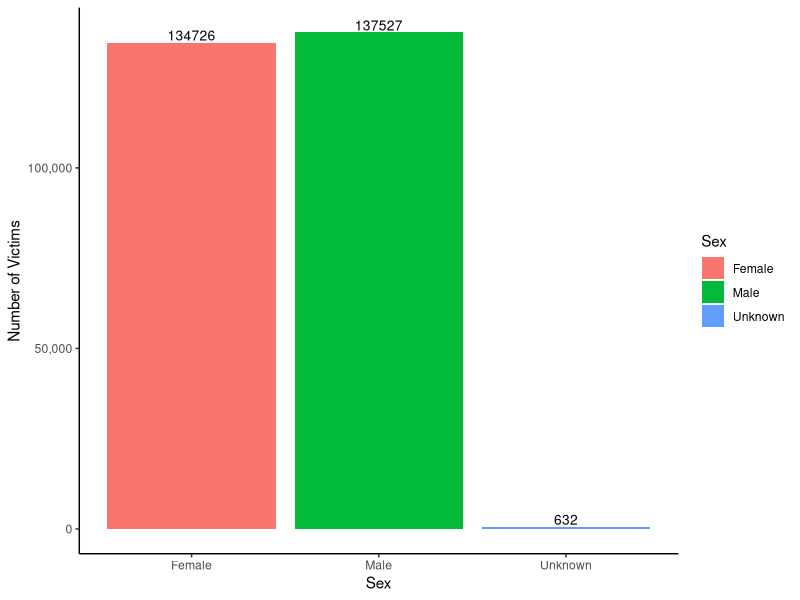
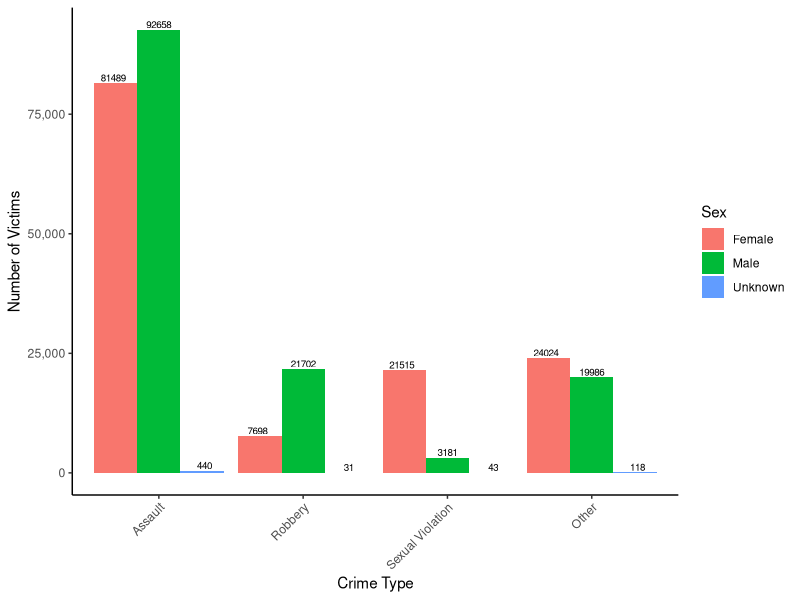
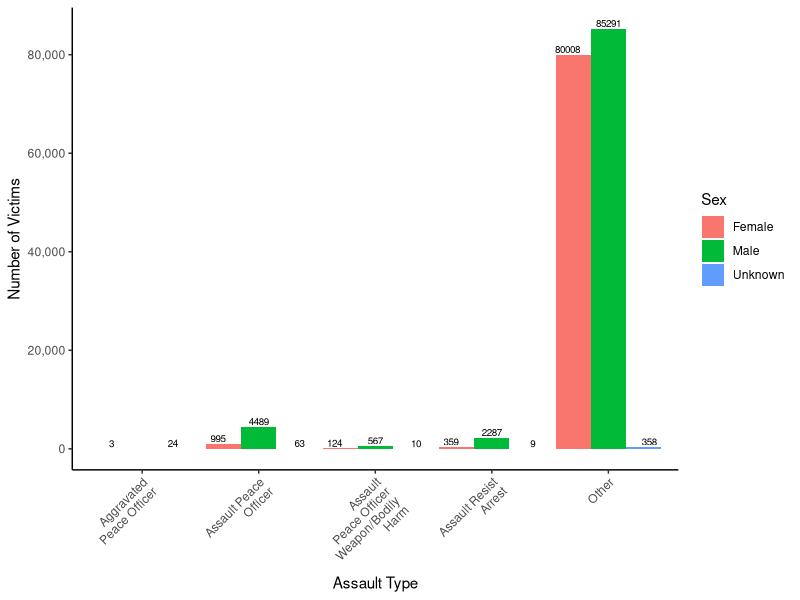

Write R code to recreate these figures, in order.
## ---- chunk 1
#| echo: false
#| warning: false
#### Preamble ####

# Purpose: Generates a paper titled "Who are Toronto’s Crime Victims? A Gender and Crime Type Analysis from 2014 to 2023" in PDF format when rendered.
# Author: Kevin Roe
# Date: 24 September 2024
# Contact: kevin.roe@mail.utoronto.ca
# License: MIT
# Pre-requisites: Run the files "01-download_data.R" and "02-data_cleaning.R"
# Any other information needed? None.
## ---- chunk 2
#| include: false
#| warning: false
#| message: false

#### Loading packages ####
#install.packages("scales")
#install.packages("tidyverse")
#install.packages("ggplot2")
#install.packages("here")
#install.packages("knitr)

library(tidyverse)
library(here)
library(ggplot2)
library(scales)
library(knitr)

cleaned_data <- read_csv(here::here("data/analysis_data/analysis_data.csv"))

## ---- chunk 3
#| include: false
#| warning: false
#| message: false

#### Load cleaned dataset ####

cleaned_data <- read_csv(here::here("data/analysis_data/analysis_data.csv"))

## ---- chunk 4
#| echo: false
#| warning: false

#### Organizing data for graph use ####
summary <- cleaned_data %>%
  group_by(Sex) %>%
  summarise(Victims_of_Crimes = sum(Count))

## ---- chunk 5
#| label: fig-total
#| fig-cap: Victims of Crimes by Sex from 2014 to 2023
#| echo: false
#| warning: false

#### First Graph ####
ggplot(summary, aes(x = Sex, y = Victims_of_Crimes, fill = Sex)) +
  geom_bar(stat = "identity") +
  geom_text(aes(label = Victims_of_Crimes),
            position = position_dodge(width = 0.9),
            vjust = -0.2,
            size = 3.5) +
  labs(x = "Sex",
       y = "Number of Victims") +
  scale_y_continuous(labels = comma) +
  theme_classic()

## ---- chunk 6
#| echo: false
#| warning: false

#### Organizing information for graphical use ####
summary_crime <- cleaned_data %>%
  group_by(CrimeType, Sex) %>%
  summarise(Victims_of_Crimes = sum(Count)) %>%
  ungroup() %>%
  mutate(CrimeType = fct_relevel(CrimeType, setdiff(unique(CrimeType), "Other"),
                                           "Other"))
## ---- chunk 7
#| label: fig-crimetype
#| fig-cap: Breakdown of Different Categories of Crime by Gender from 2014 to 2023
#| echo: false
#| warning: false

#### Second Graph ####
ggplot(summary_crime, aes(x = CrimeType, y = Victims_of_Crimes, fill = Sex)) +
  geom_bar(stat = "identity", position = "dodge") +
  geom_text(aes(label = Victims_of_Crimes),
            position = position_dodge(width = 0.95),
            vjust = -0.2,
            size = 2.5) +
  labs(x = "Crime Type", 
       y = "Number of Victims") +
  scale_y_continuous(labels = comma) +
  theme_classic() +
  theme(axis.text.x = element_text(angle = 45, hjust =1))

## ---- chunk 8
#| echo: false
#| warning: false

#### Organizing information for graphical use ####
cleaned_assault <- cleaned_data %>%
  filter(AssaultType != "N/A")

summary_assault <- cleaned_assault %>%
  group_by(AssaultType, Sex) %>%
  summarise(Victims_of_Crimes = sum(Count)) %>%
  mutate(AssaultType = str_wrap(AssaultType, width = 15)) %>%
  ungroup() %>%
  mutate(AssaultType = fct_relevel(AssaultType, setdiff(unique(AssaultType), 
                                                        "Other"), "Other"))
## ---- chunk 9
#| label: fig-assault
#| fig-cap: Victims of Crimes by Assault Type from 2014 to 2023
#| echo: false
#| warning: false

#### Third Graph ####
ggplot(summary_assault, aes(x = AssaultType, y = Victims_of_Crimes, 
                            fill = Sex)) +
  geom_bar(stat = "identity", position = "dodge") +
  geom_text(aes(label = Victims_of_Crimes),
            position = position_dodge(width = 1.05),
            vjust = -0.2,
            size = 2.5) +
  labs(x = "Assault Type",
       y = "Number of Victims") +
  scale_y_continuous(labels = comma) +
  theme_classic() +
  theme(axis.text.x = element_text(angle = 45, hjust =1))

## ---- chunk 10
#| label: tbl-head
#| tbl-cap: First 5 Rows of Cleaned Data 
#| echo: false
#| warning: false
#| message: false

#### Dataset Head ####
cleaned_data |>
  slice(1:5) |>
  kable(
    digits = 1,
    booktabs = TRUE,
    linesep = ""
  )

## ---- chunk 11
#| label: tbl-yearsummary
#| tbl-cap: Number of Crimes per Year 
#| echo: false
#| warning: false
#| message: false

#### Table of Number of Crime Victims per Year ####
summary_data <- cleaned_data |>
  group_by(Year) |>
  summarise(total_count = sum(Count, na.rm = FALSE)) |>
  ungroup()

# Display data using Kable
summary_data |> 
  kable(
    digits = 1,
    booktabs = TRUE,
    linesep = "",
    col.names = c("Year","Total Victims")
  )
  
## ---- chunk 12
#| label: tbl-sexsummary
#| tbl-cap: Number of Victims by Sex
#| echo: false
#| warning: false
#| message: false

#### Table of Number of Victims by Sex ####
summary_by_sex <- cleaned_data |>
  group_by(Sex) |>
  summarise(total_count = sum(Count, na.rm = TRUE)) |>
  ungroup()

# Display data using Kable
summary_by_sex |> 
  kable(
    digits = 1,
    booktabs = TRUE,
    linesep = "",
    col.names = c("Sex","Total Victims")
  )
  
